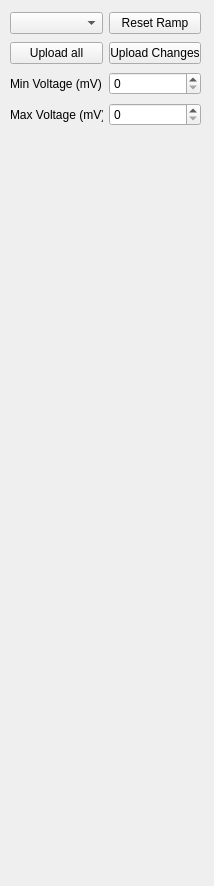
<?xml version="1.0" encoding="UTF-8"?>
<ui version="4.0">
 <class>Form</class>
 <widget class="QWidget" name="Form">
  <property name="geometry">
   <rect>
    <x>0</x>
    <y>0</y>
    <width>214</width>
    <height>886</height>
   </rect>
  </property>
  <property name="windowTitle">
   <string>Shaper</string>
  </property>
  <widget class="QWidget" name="verticalLayoutWidget">
   <property name="geometry">
    <rect>
     <x>10</x>
     <y>150</y>
     <width>160</width>
     <height>671</height>
    </rect>
   </property>
   <layout class="QVBoxLayout" name="spinBoxLayout">
    <property name="spacing">
     <number>0</number>
    </property>
   </layout>
  </widget>
  <widget class="QWidget" name="gridLayoutWidget">
   <property name="geometry">
    <rect>
     <x>10</x>
     <y>10</y>
     <width>191</width>
     <height>121</height>
    </rect>
   </property>
   <layout class="QGridLayout" name="gridLayout">
    <item row="0" column="0">
     <widget class="QComboBox" name="rampListCombo"/>
    </item>
    <item row="0" column="1">
     <widget class="QPushButton" name="ResetRampButton">
      <property name="text">
       <string>Reset Ramp</string>
      </property>
     </widget>
    </item>
    <item row="2" column="1">
     <widget class="QSpinBox" name="minVoltageSpinBox">
      <property name="maximum">
       <number>5000</number>
      </property>
     </widget>
    </item>
    <item row="1" column="0">
     <widget class="QPushButton" name="uploadAllButton">
      <property name="text">
       <string>Upload all</string>
      </property>
     </widget>
    </item>
    <item row="1" column="1">
     <widget class="QPushButton" name="uploadChangesButton">
      <property name="text">
       <string>Upload Changes</string>
      </property>
     </widget>
    </item>
    <item row="3" column="1">
     <widget class="QSpinBox" name="maxVoltageSpinBox">
      <property name="maximum">
       <number>5000</number>
      </property>
     </widget>
    </item>
    <item row="2" column="0">
     <widget class="QLabel" name="label">
      <property name="text">
       <string>Min Voltage (mV)</string>
      </property>
     </widget>
    </item>
    <item row="3" column="0">
     <widget class="QLabel" name="label_2">
      <property name="text">
       <string>Max Voltage (mV)</string>
      </property>
     </widget>
    </item>
   </layout>
  </widget>
 </widget>
 <resources/>
 <connections>
  <connection>
   <sender>uploadAllButton</sender>
   <signal>clicked()</signal>
   <receiver>Form</receiver>
   <slot>handleUploadAll()</slot>
   <hints>
    <hint type="sourcelabel">
     <x>46</x>
     <y>103</y>
    </hint>
    <hint type="destinationlabel">
     <x>117</x>
     <y>581</y>
    </hint>
   </hints>
  </connection>
  <connection>
   <sender>ResetRampButton</sender>
   <signal>clicked()</signal>
   <receiver>Form</receiver>
   <slot>handleResetRamp()</slot>
   <hints>
    <hint type="sourcelabel">
     <x>177</x>
     <y>81</y>
    </hint>
    <hint type="destinationlabel">
     <x>157</x>
     <y>37</y>
    </hint>
   </hints>
  </connection>
  <connection>
   <sender>uploadChangesButton</sender>
   <signal>clicked()</signal>
   <receiver>Form</receiver>
   <slot>handleUploadChanges()</slot>
   <hints>
    <hint type="sourcelabel">
     <x>140</x>
     <y>110</y>
    </hint>
    <hint type="destinationlabel">
     <x>187</x>
     <y>135</y>
    </hint>
   </hints>
  </connection>
 </connections>
 <slots>
  <slot>handleUploadAll()</slot>
  <slot>handleResetRamp()</slot>
  <slot>handleUploadChanges()</slot>
 </slots>
</ui>
